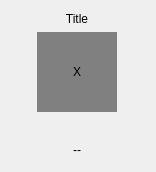
<?xml version="1.0" encoding="UTF-8"?>
<ui version="4.0">
 <class>ThumbImageWidget</class>
 <widget class="QWidget" name="ThumbImageWidget">
  <property name="geometry">
   <rect>
    <x>0</x>
    <y>0</y>
    <width>155</width>
    <height>172</height>
   </rect>
  </property>
  <property name="windowTitle">
   <string>Form</string>
  </property>
  <layout class="QGridLayout" name="gridLayout">
   <item row="3" column="3">
    <widget class="QPushButton" name="rotateCWButton">
     <property name="sizePolicy">
      <sizepolicy hsizetype="Fixed" vsizetype="Fixed">
       <horstretch>0</horstretch>
       <verstretch>0</verstretch>
      </sizepolicy>
     </property>
     <property name="maximumSize">
      <size>
       <width>22</width>
       <height>22</height>
      </size>
     </property>
     <property name="baseSize">
      <size>
       <width>22</width>
       <height>22</height>
      </size>
     </property>
     <property name="toolTip">
      <string>Rotate Counter-ClockWise</string>
     </property>
     <property name="text">
      <string/>
     </property>
     <property name="icon">
      <iconset resource="../ema.qrc">
       <normaloff>:/icons/icons/16x16/object-rotate-left.png</normaloff>:/icons/icons/16x16/object-rotate-left.png</iconset>
     </property>
     <property name="shortcut">
      <string>]</string>
     </property>
     <property name="flat">
      <bool>true</bool>
     </property>
    </widget>
   </item>
   <item row="3" column="0">
    <widget class="QPushButton" name="rotateCCWButton">
     <property name="sizePolicy">
      <sizepolicy hsizetype="Fixed" vsizetype="Fixed">
       <horstretch>0</horstretch>
       <verstretch>0</verstretch>
      </sizepolicy>
     </property>
     <property name="minimumSize">
      <size>
       <width>20</width>
       <height>22</height>
      </size>
     </property>
     <property name="maximumSize">
      <size>
       <width>22</width>
       <height>22</height>
      </size>
     </property>
     <property name="toolTip">
      <string>Rotate ClockWise</string>
     </property>
     <property name="text">
      <string/>
     </property>
     <property name="icon">
      <iconset resource="../ema.qrc">
       <normaloff>:/icons/icons/16x16/object-rotate-right.png</normaloff>:/icons/icons/16x16/object-rotate-right.png</iconset>
     </property>
     <property name="shortcut">
      <string>[</string>
     </property>
     <property name="flat">
      <bool>true</bool>
     </property>
    </widget>
   </item>
   <item row="3" column="2">
    <widget class="QLabel" name="infoLabel">
     <property name="toolTip">
      <string>Information</string>
     </property>
     <property name="text">
      <string>--</string>
     </property>
     <property name="alignment">
      <set>Qt::AlignCenter</set>
     </property>
    </widget>
   </item>
   <item row="1" column="2">
    <widget class="QLabel" name="globalImageLabel">
     <property name="sizePolicy">
      <sizepolicy hsizetype="Fixed" vsizetype="Fixed">
       <horstretch>0</horstretch>
       <verstretch>0</verstretch>
      </sizepolicy>
     </property>
     <property name="minimumSize">
      <size>
       <width>80</width>
       <height>80</height>
      </size>
     </property>
     <property name="styleSheet">
      <string notr="true">background-color: rgb(128, 128, 128);</string>
     </property>
     <property name="text">
      <string>X</string>
     </property>
     <property name="alignment">
      <set>Qt::AlignCenter</set>
     </property>
    </widget>
   </item>
   <item row="0" column="2">
    <widget class="QLabel" name="titleLabel">
     <property name="sizePolicy">
      <sizepolicy hsizetype="Preferred" vsizetype="Maximum">
       <horstretch>0</horstretch>
       <verstretch>0</verstretch>
      </sizepolicy>
     </property>
     <property name="maximumSize">
      <size>
       <width>16777215</width>
       <height>22</height>
      </size>
     </property>
     <property name="text">
      <string>Title</string>
     </property>
     <property name="alignment">
      <set>Qt::AlignCenter</set>
     </property>
    </widget>
   </item>
   <item row="2" column="2">
    <widget class="QLabel" name="starsLabel">
     <property name="text">
      <string/>
     </property>
    </widget>
   </item>
  </layout>
 </widget>
 <resources>
  <include location="../ema.qrc"/>
 </resources>
 <connections/>
</ui>
